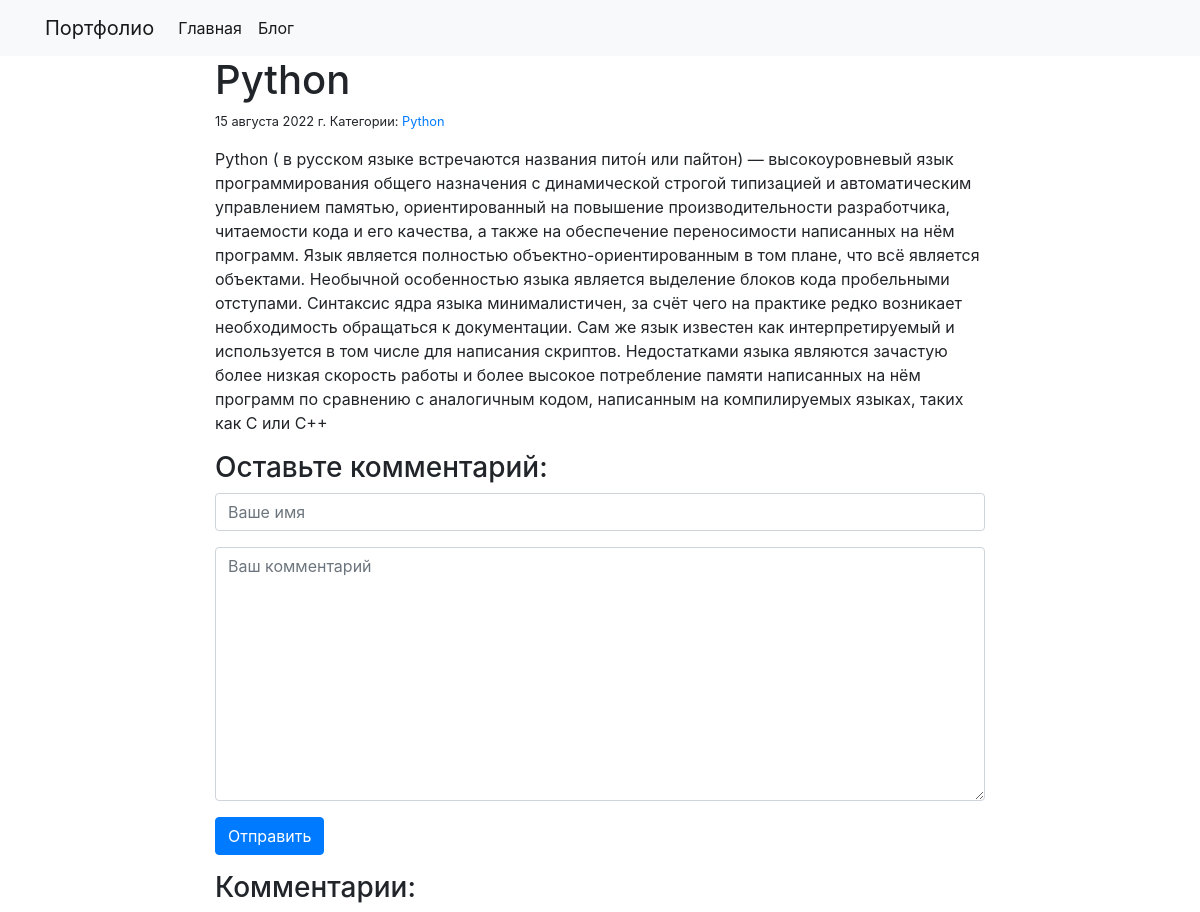
/blog/2/, run on an earlier commit of the app's database.
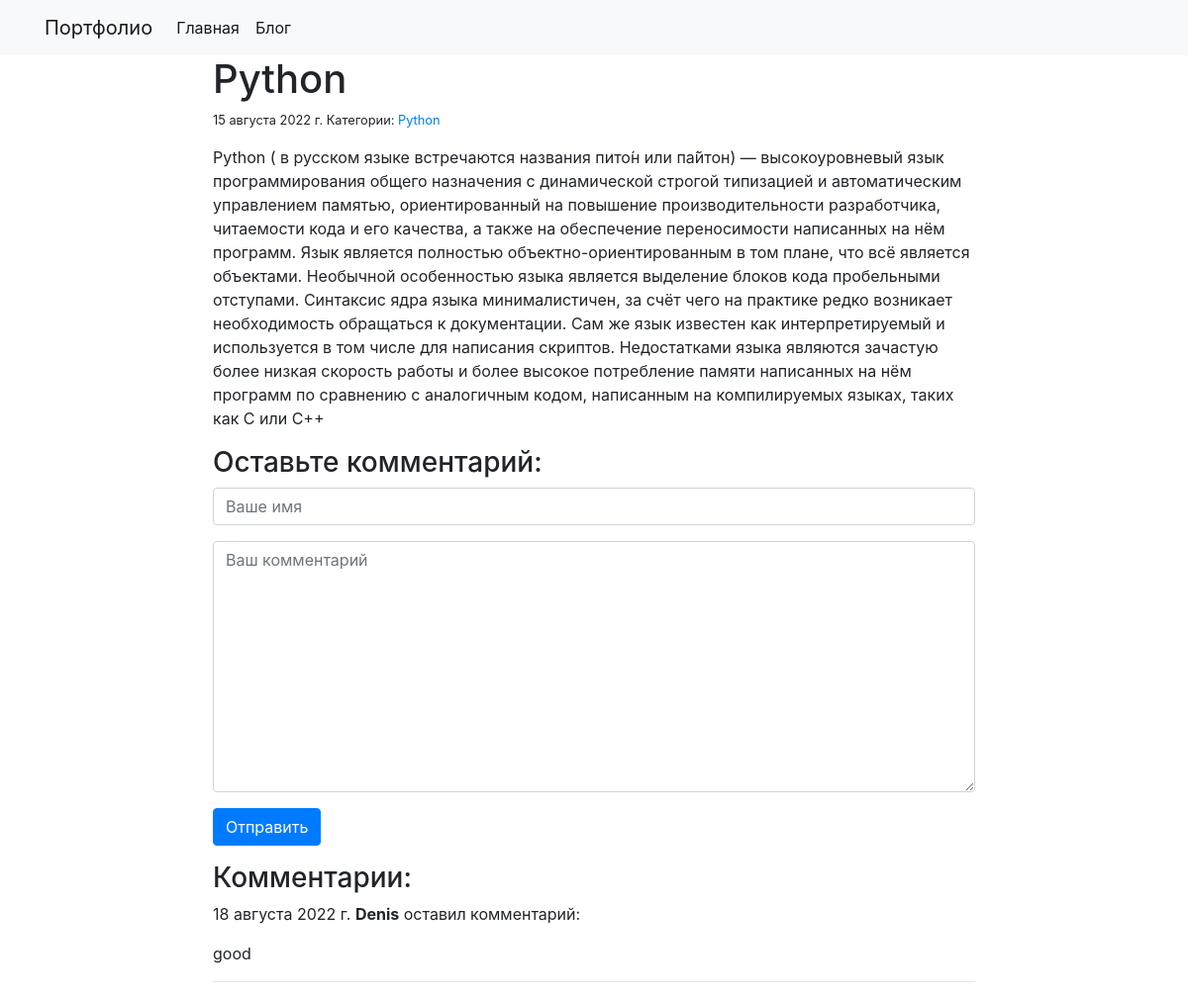
And on a later commit of the database.
### blog/models.py (models this page shows)
class Post(models.Model):
    title = models.CharField(max_length=250)
    body = models.TextField()
    created_on = models.DateTimeField(auto_now_add=True)
    last_modified = models.DateTimeField(auto_now=True)
    categories = models.ManyToManyField('Category', related_name='posts')

class Category(models.Model):
    name = models.CharField(max_length=30)

class Comment(models.Model):
    author = models.CharField(max_length=60)
    body = models.TextField()
    created_on = models.DateTimeField(auto_now_add=True)
    post = models.ForeignKey('Post', on_delete=models.CASCADE)

### blog/views.py (the view, shortened to what this page needs)
# urls.py: path("<int:pk>/", views.blog_detail, name="blog_detail"),
def blog_detail(request, pk):
    post = Post.objects.get(pk=pk)
    form = CommentForm()
    comments = Comment.objects.filter(post=post)
    context = {
        "post": post,
        "comments": comments,
        "form": form
    }
    return render(request, 'blog_detail.html', context)

### blog/forms.py
class CommentForm(forms.Form):
    author = forms.CharField(
        max_length=60,
        widget=forms.TextInput(attrs={
            'class': 'form-control',
            'placeholder': 'Ваше имя'
        })
    )
    body = forms.CharField(
        widget=forms.Textarea(attrs={
            'class': 'form-control',
            'placeholder': 'Ваш комментарий'
        })
    )

### blog/templates/blog_detail.html (shortened to what this page needs)
{% extends "base.html" %}
{% block page_content %}
<div class="col-md-8 offset-md-2">
    <h1>{{ post.title }}</h1>
    <small>
        {{ post.created_on.date }}
        Категории:
        {% for category in post.categories.all %}
        <a href="{% url 'blog_category' category.name %}">
            {{ category.name }}
        </a>
        {% endfor %}
    </small>
    <p>{{ post.body | linebreaks }}</p>
    <h3>Оставьте комментарий:</h3>
    <form action="/blog/{{ post.pk }}/" method="post">
        <div class="form-group">
            {{ form.author }}
        </div>
        <div class="form-group">
            {{ form.body }}
        </div>
        <button type="submit" class="btn btn-primary">Отправить</button>
    </form>
    <h3>Комментарии:</h3>
    {% for comment in comments %}
    <p>
         {{comment.created_on.date }}
        <b>{{comment.author }}</b> оставил комментарий:
    </p>
    <p>{{ comment.body }}</p>
    <hr>
    {% endfor %}
</div>
{% endblock %}

### Denis_2022/templates/base.html (shortened to what this page needs)
<link rel="stylesheet" href="https://cdn.jsdelivr.net/npm/bootstrap@4.4.1/dist/css/bootstrap.min.css">
<nav class="navbar navbar-expand-lg navbar-light bg-light">
    <div class="container">
        <a class="navbar-brand" href="{% url 'project_index' %}">Портфолио</a>
        <div class="collapse navbar-collapse" id="navbarSupportedContent">
          <ul class="navbar-nav mr-auto">
            <li class="nav-item active">
              <a class="nav-link" href="{% url 'project_index' %}">Главная</a>
            </li>
            <li class="nav-item active">
              <a class="nav-link" href="{% url 'project_index' %}">Блог</a>
            </li>
          </ul>
        </div>
    </div>
</nav>
{% block page_content %}
{% endblock %}

What changed in the data, as far as the page shows it:
added Comment: created_on "18 августа 2022 г.", author "Denis", body "good"
